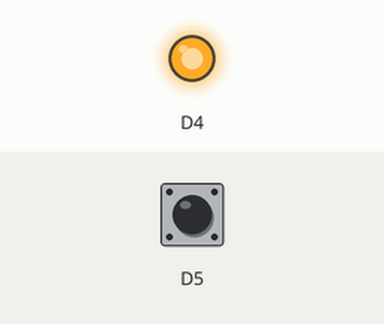
The program below on a simulated ESP8266 (Wemos D1 mini). Parts: output pins drawn as LEDs (lit = HIGH). The inputs (shaded band) are chosen by the test bench; at power-on: D5 HIGH.

Above: at 0.1 s.
Timing chart, 0 to 1.6 s (numbered marks = the images above):
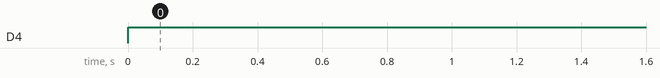

The program:

main.cpp
```cpp
// Mohawk College - COMP-10184
//
// Pulse Width Modulation - Test Program
//
#include <Arduino.h>
boolean buttonState = false;
void setup() {
  // configure the USB serial monitor
  Serial.begin(115200);

  // configure pin D4 as a digital output - this is the LED
  pinMode(D4, OUTPUT);
  pinMode(D5, INPUT_PULLUP);
  buttonState = false;
}


void loop() {

  if (digitalRead(D5) == 0) {
    buttonState = !buttonState;
    delay(100);
  }

  if(buttonState){
      int iVal;
      iVal = analogRead(A0);
      analogWrite(D4, iVal);
    } else{
      digitalWrite(D4, HIGH);
    }

  delay(100);
} 
```

Measured:
- by itself, D4: LOW → HIGH at 0.00 s
